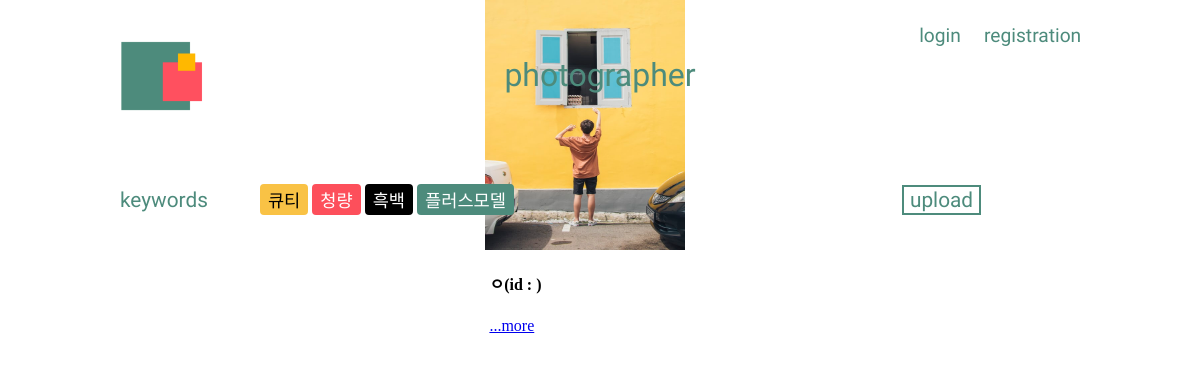
The page /posts/photo/filter/cute/ on the database its author committed.
### posts/models.py (models this page shows, shortened)
class Photo(models.Model):
    title = models.CharField(max_length=20)
    text = models.TextField(default='', null=True, blank=True)
    image1 = models.ImageField(upload_to = 'images/')
    image2 = models.ImageField(upload_to = 'images/', default='', null=True, blank=True)
    image3 = models.ImageField(upload_to = 'images/', default='', null=True, blank=True)
    image4 = models.ImageField(upload_to = 'images/', default='', null=True, blank=True)
    image5 = models.ImageField(upload_to = 'images/', default='', null=True, blank=True)
    thumbnail = ImageSpecField(source='image1', processors=[ResizeToFill(120,80)], format='JPEG')
    CATEGORY_CHOICES = (
        ('큐티', '큐티'),
        ('청량', '청량'),
        ('흑백사진', '흑백사진'),
        ('플러스모델', '플러스모델'),
    )
    category = models.CharField(max_length=5, choices=CATEGORY_CHOICES, null=True)

### posts/views.py (the view)
# urls.py: path('photo/filter/cute/', views.photo_filter_cute, name="photo_filter_cute"),
def photo_filter_cute(request):
    photo_post_cute = Photo.objects.filter(category="큐티")
    photo_cute_paginator = Paginator(photo_post_cute, 4)
    photo_cute_page = request.GET.get('page')
    photo_cute_posts = photo_cute_paginator.get_page(photo_cute_page)
    return render(request, 'photo/photo_filter_cute.html', {'photo_post_cute': photo_post_cute,
                                                            'photo_cute_posts': photo_cute_posts,
                                                            'photo_cute_paginator': photo_cute_paginator, })

### posts/templates/photo/photo_filter_cute.html (shortened to what this page needs)
{% extends 'photo/photo_base.html' %}
{% block content %}
<div class="array">
                {% for cutes in photo_cute_posts %}
                        <div class="card">
                            <div class="box-1">
                                <img src="{{ cutes.image1.url  }}" width="200" height="250" alt = "{{ cutes.title }}">
                            </div>
                            <div class="box-2">
                                <h4>{{ cutes.title }}(id : {{ user.username }})</h4>
                                <a href="{% url 'photo_detail' cutes.id %}"><p>{{ cutes.text|slice:":15" }}...more</p></a>
                            </div>
                        </div>
                {% endfor %}
            </div>
{% endblock content %}

### posts/static/css/model_photo.css (style rules this page uses)
body { margin: 0; padding: 0; overflow-x: hidden; }
.array { display: flex; flex-direction: row; width: 80%; margin-left: 10%; }
.card { margin: auto; display: block; width: 24%; height: 82%; }
.array > .card { background-color: white; border-radius: 4px; }
.box-2 { position: relative; background-color: white; width:96%; height: 20%; margin: 0 2%; padding: 0; }

### rows shown on the page
Photo: image1 (picture), title "ㅇ"
